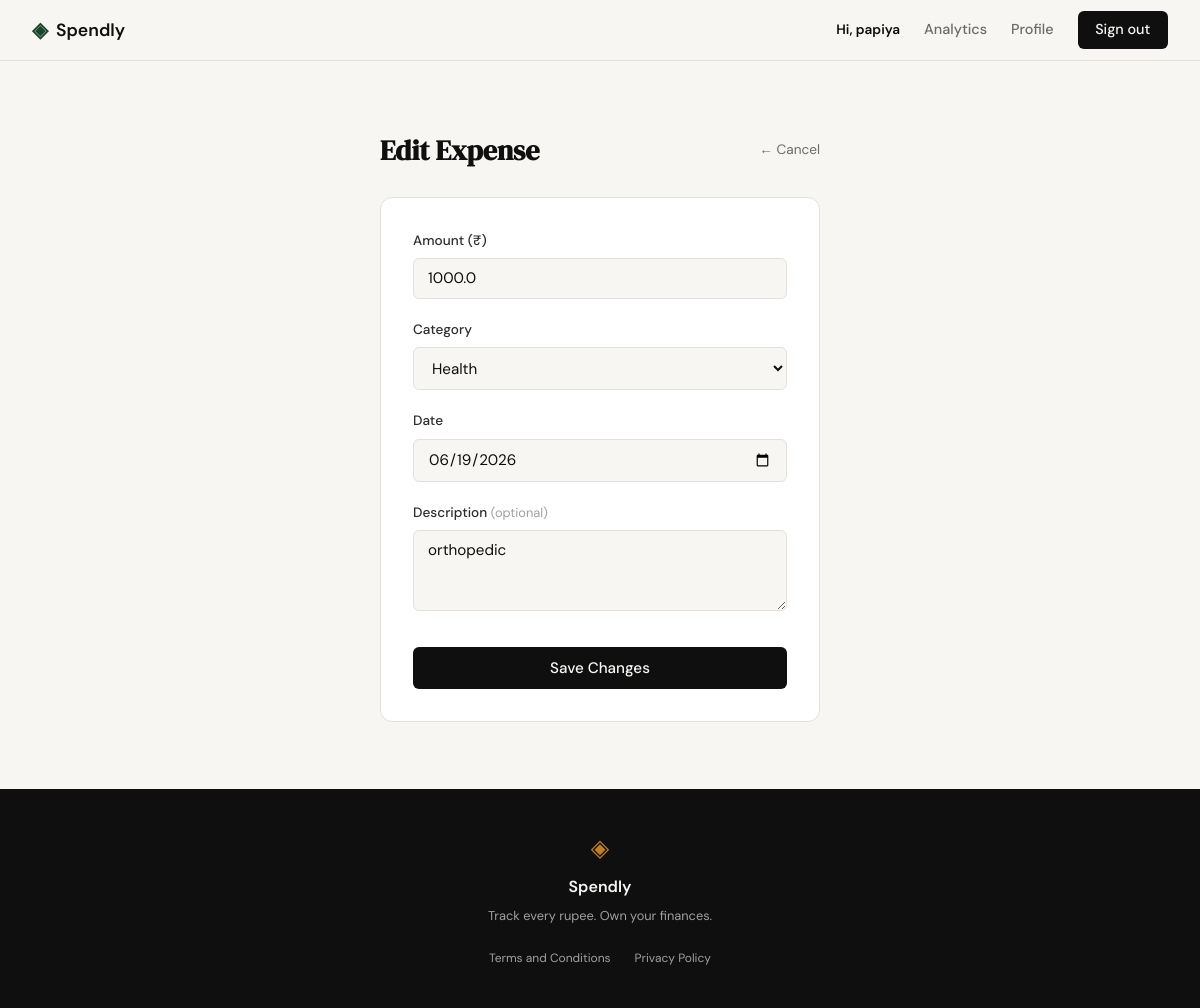
/expenses/20/edit (signed in), run on the app's committed database.
### tables this page shows
CREATE TABLE expenses (
            id INTEGER PRIMARY KEY AUTOINCREMENT,
            user_id INTEGER NOT NULL,
            amount REAL NOT NULL,
            category TEXT NOT NULL,
            date TEXT NOT NULL,
            description TEXT,
            created_at TEXT DEFAULT CURRENT_TIMESTAMP,
            FOREIGN KEY (user_id) REFERENCES users(id)
        );

### app.py (the view, shortened to what this page needs)
@app.route("/expenses/<int:id>/edit", methods=["GET", "POST"])
def edit_expense(id: int) -> Union[str, Response]:
    if not session.get("user_id"):
        flash("Please log in to edit an expense.", "error")
        return redirect(url_for("login"))
    expense = get_expense_by_id(id)
    if not expense:
        flash("Expense not found.", "error")
        return redirect(url_for("profile"))
    if expense["user_id"] != session["user_id"]:
        flash("You are not authorized to edit this expense.", "error")
        return redirect(url_for("profile"))
    today_date = date.today()
    today = today_date.isoformat()
    if request.method == "GET":
        if not app.testing:
            csrf_token = secrets.token_hex(32)
            session["csrf_token"] = csrf_token
        form_data = {
            "amount": str(expense["amount"]),
            "category": expense["category"],
            "date": expense["date"],
            "description": expense["description"] or ""
        }
        return render_template(
            "edit_expense.html",
            expense=expense,
            today=today,
            form=form_data,
            categories=ALLOWED_CATEGORIES,
            csrf_token=session.get("csrf_token", "")
        )

### database/db.py (called while the page is built)
def get_db():
    conn = sqlite3.connect(DB_NAME)
    conn.row_factory = sqlite3.Row
    conn.execute("PRAGMA foreign_keys = ON;")
    return conn

def get_expense_by_id(expense_id: int) -> Optional[sqlite3.Row]:
    conn = get_db()
    cursor = conn.cursor()
    try:
        cursor.execute('SELECT * FROM expenses WHERE id = ?', (expense_id,))
        return cursor.fetchone()
    finally:
        conn.close()

### templates/edit_expense.html (shortened to what this page needs)
{% extends "base.html" %}
{% block head %}
<link rel="stylesheet" href="{{ url_for('static', filename='css/edit_expense.css') }}">
{% endblock %}
{% block content %}
<section class="edit-expense-section">
    <div class="edit-expense-container">
        <div class="edit-expense-header">
            <h1 class="edit-expense-title">Edit Expense</h1>
            <a href="{{ url_for('profile') }}" class="back-link">← Cancel</a>
        </div>
        <div class="edit-expense-card">
            <form method="POST" action="{{ url_for('edit_expense', id=expense['id']) }}">
                <div class="form-group">
                    <label for="amount">Amount (₹)</label>
                    <input
                        class="form-input"
                        type="number"
                        id="amount"
                        name="amount"
                        step="0.01"
                        min="0.01"
                        max="999999.99"
                        placeholder="0.00"
                        required
                        value="{{ form.amount if form else '' }}"
                    >
                </div>
                <div class="form-group">
                    <label for="category">Category</label>
                    <select class="form-input" id="category" name="category" required>
                        {% for cat in categories %}
                        <option value="{{ cat }}" {{ 'selected' if form and form.category == cat else '' }}>
                            {{ cat }}
                        </option>
                        {% endfor %}
                    </select>
                </div>
                <div class="form-group">
                    <label for="date">Date</label>
                    <input
                        class="form-input"
                        type="date"
                        id="date"
                        name="date"
                        max="{{ today }}"
                        required
                        value="{{ form.date if form else '' }}"
                    >
                </div>
                <div class="form-group">
                    <label for="description">
                        Description <span class="optional-label">(optional)</span>
                    </label>
                    <textarea
                        class="form-input"
                        id="description"
                        name="description"
                        rows="3"
                        maxlength="200"
                        placeholder="e.g. Grocery shopping at Big Bazaar"
                    >{{ form.description if form else '' }}</textarea>
                </div>
                <button type="submit" class="btn-submit">Save Changes</button>
            </form>
        </div>
    </div>
</section>
{% endblock %}

### static/css/style.css (style rules this page uses)
:root { --ink: #0f0f0f; --ink-soft: #2d2d2d; --ink-muted: #6b6b6b; --ink-faint: #a0a0a0; --paper: #f7f6f3; --paper-warm: #f0ede6; --paper-card: #ffffff; --accent: #1a472a; --accent-light: #e8f0eb; --accent-2: #c17f24; --accent-2-light: #fdf3e3; --danger: #c0392b; --danger-light: #fdecea; --border: #e4e1da; --border-soft: #eeebe4; --font-display: 'DM Serif Display', Georgia, serif; --font-body: 'DM Sans', system-ui, sans-serif; --max-width: 1200px; --auth-width: 440px; --radius-sm: 6px; --radius-md: 12px; --radius-lg: 20px; }
*, *::before, *::after { box-sizing: border-box; margin: 0; padding: 0; }
html { font-size: 16px; scroll-behavior: smooth; }
body { background: var(--paper); color: var(--ink); font-family: var(--font-body); font-size: 1rem; line-height: 1.6; -webkit-font-smoothing: antialiased; }
a { color: inherit; text-decoration: none; }
.form-group { margin-bottom: 1.25rem; }
.form-group label { display: block; font-size: 0.85rem; font-weight: 500; color: var(--ink-soft); margin-bottom: 0.4rem; }
.form-input { width: 100%; padding: 0.6rem 0.875rem; border: 1px solid var(--border); border-radius: var(--radius-sm); font-family: var(--font-body); font-size: 0.95rem; color: var(--ink); background: var(--paper); outline: none; transition: border-color 0.2s; }
.form-input::placeholder { color: var(--ink-faint); }
.btn-submit { width: 100%; padding: 0.7rem; background: var(--ink); color: var(--paper); border: none; border-radius: var(--radius-sm); font-family: var(--font-body); font-size: 0.95rem; font-weight: 500; cursor: pointer; transition: background 0.2s; margin-top: 0.5rem; }

### static/css/edit_expense.css (style rules this page uses)
.edit-expense-section { min-height: calc(100vh - 72px); display: flex; align-items: center; justify-content: center; padding: 3rem 2rem; background: var(--paper); }
.edit-expense-container { width: 100%; max-width: var(--auth-width); }
.edit-expense-header { display: flex; align-items: center; justify-content: space-between; margin-bottom: 1.5rem; }
.edit-expense-title { font-family: var(--font-display); font-size: 1.75rem; color: var(--ink); margin: 0; }
.back-link { font-size: 0.85rem; color: var(--ink-muted); text-decoration: none; transition: color 0.2s; }
.edit-expense-card { background: var(--paper-card); border: 1px solid var(--border); border-radius: var(--radius-md); padding: 2rem; }
.optional-label { font-size: 0.8rem; color: var(--ink-faint); font-weight: 400; }

### data on the page
expenses: amount "1000.0", date "06/19/2026", description "orthopedic"

### other printed values
{{ session.get('user_name') }} "papiya"
form field category "Health"
